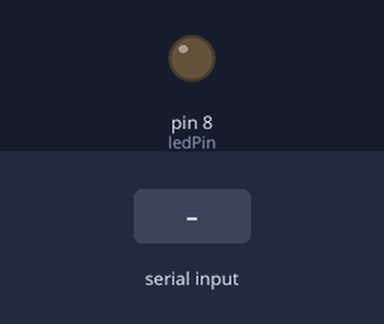
A sketch run on a simulated Arduino Uno, built with avr-gcc and run on an emulated ATmega328P. On the bench: output pins drawn as LEDs (lit = HIGH). Dashed ring = blinking. The inputs (shaded band) are chosen by the test bench. What the sketch prints to the serial monitor is not drawn.

Above: at 1.2 s.
1.3 s: "90,45\n" received over Serial
At 1.45 s:
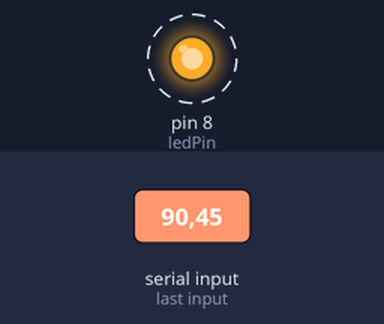
Timing chart, 0 to 10.3 s (numbered marks = the images above; inputs shaded):
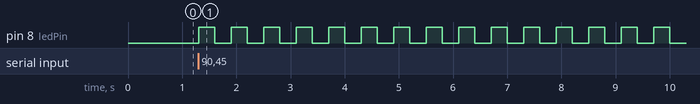

Measured:
- after the input at 1.3 s, pin 8 (ledPin): alternates HIGH for 0.30 s and LOW for 0.30 s, starting at once

The sketch:

Proyecto_8.ino
```cpp
int blink, i, ledPin = 8, dt = 300, n = 100;
float radius, pi = 3.1415, area;
String msg1 = "Por favor ingresa un número de parpadeos: ";

void setup() {
  // put your setup code here, to run once:
  Serial.begin(9600);
  pinMode(ledPin, OUTPUT);
}

void loop() {
  // put your main code here, to run repeatedly:
  Serial.println(msg1);
  while(Serial.available() == 0) {
    //VACÍO
  }
  blink = Serial.parseInt(); //parse = analizar

  for (i=0; i<blink; i++) {
    digitalWrite(ledPin, HIGH);
    delay(dt);
    digitalWrite(ledPin, LOW);
    delay(dt);
  }
}
```
